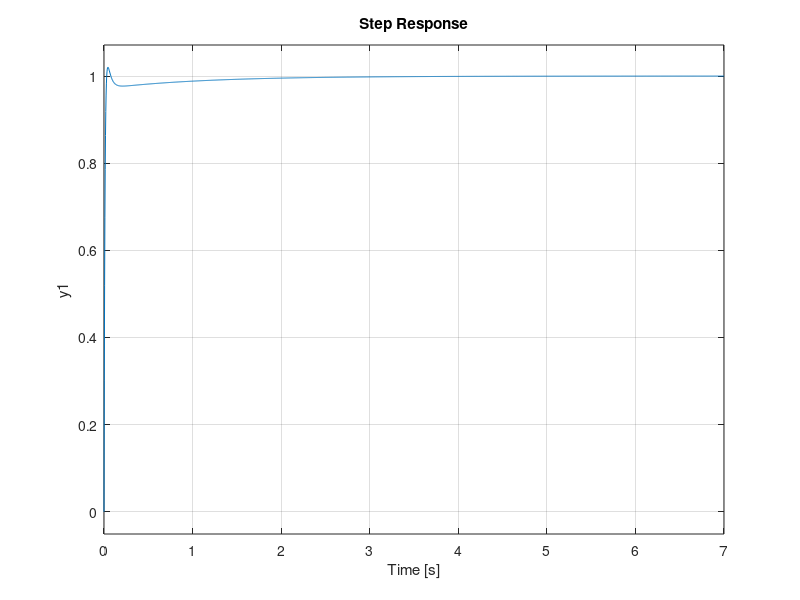
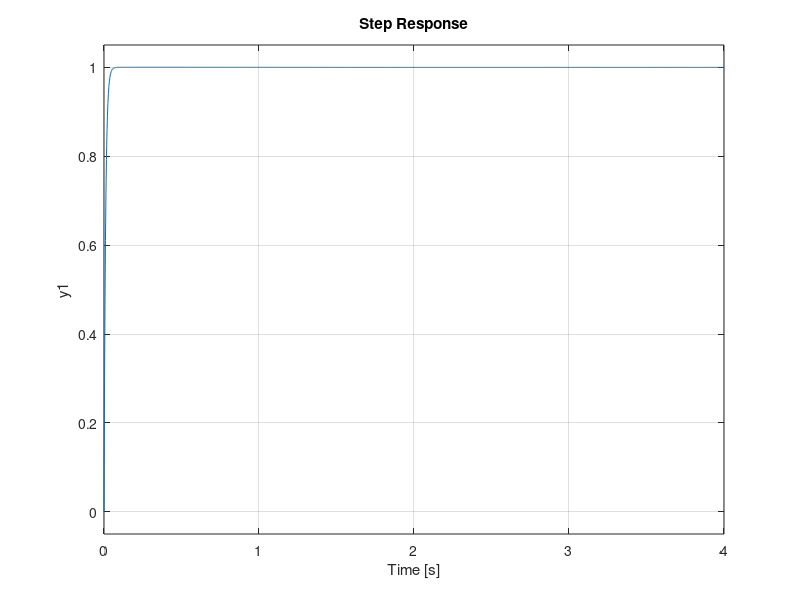
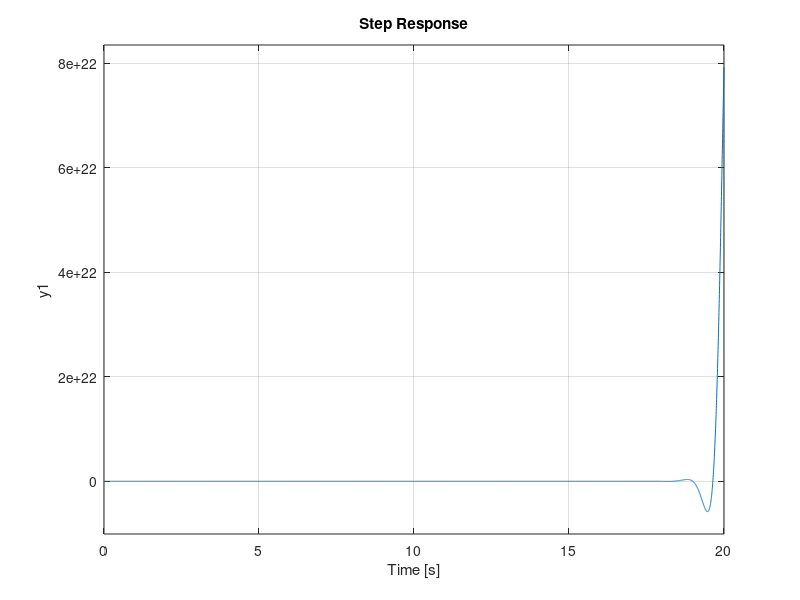
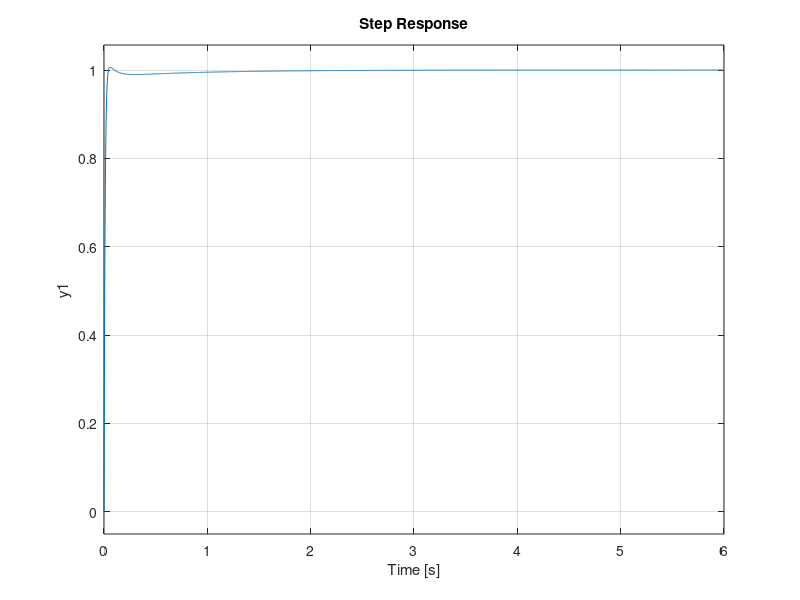

The MATLAB script that drew these images, in order:

close all
clearvars

% get paths
curr_path = pwd;
cd ..
folder = pwd;
addpath(genpath(folder));
cd(curr_path);


%% load up to now - data
prev_data = load('data.mat');
data = prev_data.data;


for ii =  1: length(data(:,1))
    
    
    P = data(ii,1);
    I = data(ii,2);
    
    num = data(ii,3:4);
    den = data(ii,5:7);
    
    % PI - controller:
    % P + I/s 
    
    % test
    %P = P+100000;
    %I = I +1000;
    
    sys_p = tf([P],1);
    sys_i = tf([I],[1 0]);
    
    sys_c = sys_p + sys_i;
    sys_pt2 = tf(num,den);
    
    ol = sys_c*sys_pt2;
    
    sys = ol/(1+ol);
    
    close all
    figure
    step(sys)
    pause(1)
    
end

